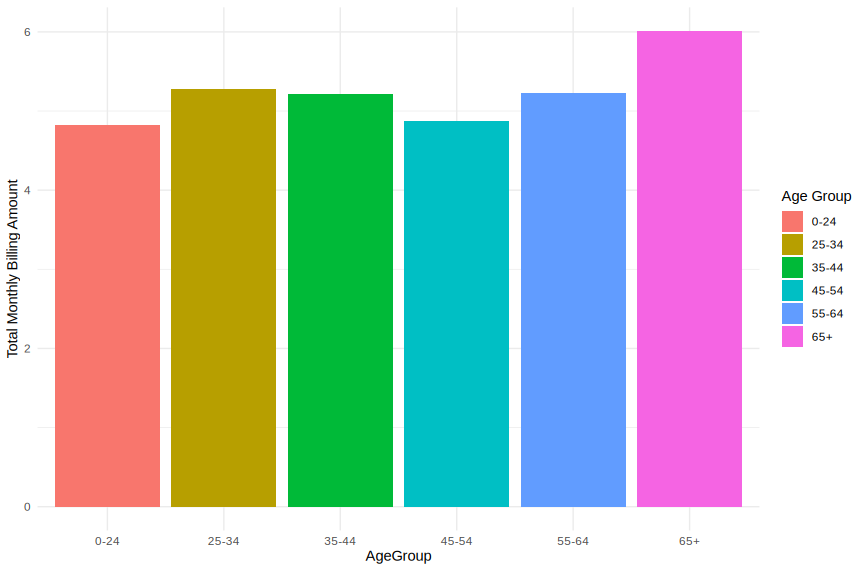

The R source for this figure:
library(ggplot2)
library(dplyr)

# Load the data:
customers <- read.csv('~/Development/apprenticeship/data/synthetic_customers.csv')

# Create age groups:
customers <- customers %>%
  mutate(AgeGroup = cut(Age, breaks = c(0, 25, 35, 45, 55, 65, 100), right = FALSE,
                        labels = c("0-24", "25-34", "35-44", "45-54", "55-64", "65+")))

# Summarise total monthly billing by age group:
billing_by_age_group <- customers %>%
  group_by(AgeGroup) %>%
  summarise(TotalMonthlyBilling = mean(`Total.Monthly.Billing`))

# Plot histogram of total monthly billing amounts by age group:
ggplot(billing_by_age_group, aes(x = AgeGroup, y = TotalMonthlyBilling, fill = AgeGroup)) +
  geom_col() +
  labs(x = "AgeGroup",
       y = "Total Monthly Billing Amount",
       fill = "Age Group") +
  theme_minimal()
